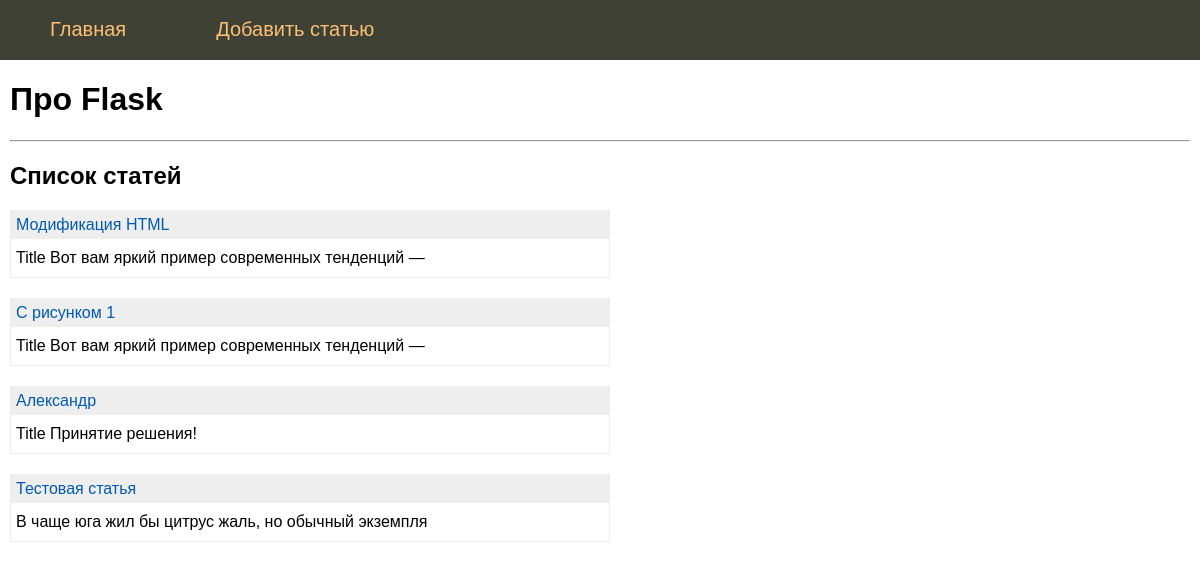
The page / on the database its author committed.
### tables this page shows
CREATE TABLE mainmenu
(
    id    INTEGER PRIMARY KEY AUTOINCREMENT,
    title text NOT NULL,
    url   text NOT NULL
);

CREATE TABLE posts
(
    id    INTEGER PRIMARY KEY AUTOINCREMENT,
    title text    NOT NULL,
    text  text    NOT NULL,
    url   text    NOT NULL,
    time  integer NOT NULL
);

### app.py (the view)
@app.route("/")
def index():
    db = get_db()
    dbase = FDataBase(db)
    return render_template(
        "index.html",
        menu=dbase.getMenu(),
        posts=dbase.getPostsAnonce(),
    )

### FDataBase.py (called while the page is built)
    def getMenu(self):
        sql = """SELECT * FROM mainmenu"""
        try:
            self.__cur.execute(sql)
            res = self.__cur.fetchall()
            if res:
                return res
        except:
            print("Ошибка чтения из БД")
        return []

    def getPostsAnonce(self):
        try:
            self.__cur.execute(
                f"SELECT id, title, text, url FROM posts ORDER BY time DESC"
            )
            res = self.__cur.fetchall()
            if res:
                return res
        except sqlite3.Error as e:
            print("Ошибка получения поста из БД" + str(e))
        return []

### app.py (called while the page is built)
def connect_db():
    conn = sqlite3.connect(app.config["DATABASE"])
    conn.row_factory = sqlite3.Row
    return conn

def get_db():
    if not hasattr(g, "link_db"):
        g.link_db = connect_db()
    return g.link_db

@app.before_request
def before_request():
    print("before_request() called")

@app.after_request
def after_request(response):
    print("after_request() called")
    return response

@app.teardown_request
def teardown_request(response):
    print("teardown_request() called")
    return response

### templates/index.html
{% extends 'base.html' %}
{% block content %}
    {{ super() }}
    <hr>
    <h2>Список статей</h2>
    <ul class="list-posts">
        {% for p in posts %}
            <li>
                <p class="title"><a href="{{ url_for('showPost', alias=p.url)}}">{{ p.title }}</a></p>
                <p class="annonce">{{ (p.text | striptags)[:50] }}</p>
            </li>
        {% endfor %}
    </ul>
{% endblock %}

### templates/base.html (shortened to what this page needs)
<!DOCTYPE html>
<html lang="en">
<head>
    <link type="text/css" href="{{ url_for('static', filename='css/styles.css')}}" rel="stylesheet"/>
</head>
<body>
{% block content %}
    {% block mainmenu %}
        <ul class="mainmenu">
            {% for m in menu %}
                <li><a href="{{ m.url }}">{{ m.title }}</a></li>
            {% endfor %}
        </ul>
    {% endblock mainmenu %}
    <div class="content">
    {% if title %}
        <h1>{{ title }}</h1>
    {% else %}
        <h1>Про Flask</h1>
    {% endif %}
{% endblock %}
</div>
</body>
</html>

### static/css/styles.css (style rules this page uses)
html, body { font-family: 'Arial'; margin: 0; padding: 0; height: 100%; width: 100%; }
a { color: #0059b2; text-decoration: none; }
ul.mainmenu { list-style: none; background: #3f4137; height: 60px; margin: 0; padding: 0; color: #fdc073; font-size: 20px; overflow: hidden; }
ul.mainmenu li { float: left; margin: 18px 40px 0 50px; }
ul.mainmenu li a { color: #fdc073; text-decoration: none; }
div.content { margin: 10px; }
ul.list-posts { list-style: none; margin: 0; padding: 0; max-width: 600px; }
ul.list-posts li { margin: 20px 0 0 0; border: 1px solid #eee; }
ul.list-posts .title { margin: 0; padding: 5px; background: #eee; }
ul.list-posts .annonce { margin: 0; padding: 10px 5px 10px 5px; }

### rows shown on the page
mainmenu: title "Главная"
mainmenu: title "Добавить статью"
posts: title "Модификация HTML", text "Title Вот вам яркий пример современных тенденций —"
posts: title "С рисунком 1", text "Title Вот вам яркий пример современных тенденций —"
posts: title "Александр", text "Title Принятие решения!"
posts: title "Тестовая статья", text "В чаще юга жил бы цитрус жаль, но обычный экземпля"
